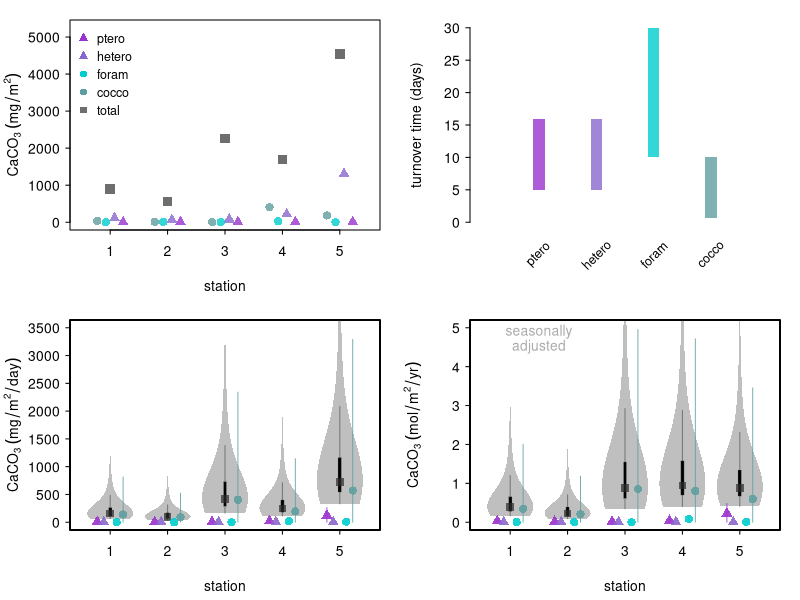

Source code (R):
#error propagation to calculate caco3 production from standing stocks and turnover times
#ziveri et al, submitted to nat. comms.

#vioplot must be installed, required for figure
require(vioplot) 

#station data
stations<- c(1,2,3,4,5)
lat<- c(22.754, 27.733, 35.267, 41.750, 49.833)

#set aesthetics
st_cols<- c("firebrick3","darkorange2","seagreen", "dodgerblue3","darkorchid3")
st_pch<- c(1,2,3,4,5)

groups<- c('ptero', 'hetero','foram','cocco')
gr_cols<- c("darkorchid3","mediumpurple3","cyan3", "cadetblue")
gr_pch<- c(17,17,16,16)


#import standing stock data
stdstk<- read.csv('stdstk.csv') #note this is unpublished data

ptero<- stdstk[,2]; ptero_sigma<- stdstk[,6]
hetero<- stdstk[,3]; hetero_sigma<- stdstk[,7]
foram<- stdstk[,4]; foram_sigma<- stdstk[,8]
coco<- stdstk[,5]; coco_sigma<- stdstk[,9]

calcite<- foram + coco
calcite_sigma<- foram_sigma + coco_sigma
aragonite<- ptero + hetero
aragonite_sigma<- ptero_sigma + hetero_sigma
tot<- calcite + aragonite
tot_sigma<- calcite_sigma + aragonite_sigma


###
#stdstk to production 

#turnover time
#set min and max turnover time in days
turnovr<-data.frame(group=c('ptero','hetero','foram','coco'),min=c(5,5,10,1/1.5), max=c(16,16,30,1/0.1))

#seasonal bias satellite PIC
satellite_pic <- read.csv('seawifs_pic_monthly_clim.csv') #seawifs pic monthly clim for each station
satellite_pic2017<- read.csv('seawifs_pic_2017.csv') #seawifs pic aug 2017 for each station
satellite_pic_annual_mean<- as.numeric(colMeans(satellite_pic, na.rm=TRUE))
satellite_pic_aug2017<- as.numeric(satellite_pic2017[8,])
seasonal_bias<- satellite_pic_aug2017/satellite_pic_annual_mean #ratio of pic Aug 2017 compared to annual climatology

#seasonal bias - zooplankton timeseries
seasonal_bias_zoo_HOTS_PAPA<- c(1.2,2) #ratio of aug/annal mean climatological zooplankton abundance from HOTS/PAPA
lat_HOTS_PAPA<-c(22.750, 50.100)
seasonal_bias_zoo<- predict(lm(seasonal_bias_zoo_HOTS_PAPA~lat_HOTS_PAPA), data.frame(lat_HOTS_PAPA=lat)) #extrapolate based on lat


#monte carlo simulation
#normal probability distributions for stdstk, flat probability distributions for turnovr time
mcmc_iterations<- 9999

p<-matrix(, nrow = mcmc_iterations, ncol = length(stations))
h<-matrix(, nrow = mcmc_iterations, ncol = length(stations))
f<-matrix(, nrow = mcmc_iterations, ncol = length(stations))
c<-matrix(, nrow = mcmc_iterations, ncol = length(stations))

ca<-matrix(, nrow = mcmc_iterations, ncol = length(stations))
a<-matrix(, nrow = mcmc_iterations, ncol = length(stations))
s<-matrix(, nrow = mcmc_iterations, ncol = length(stations))


p1<-matrix(, nrow = mcmc_iterations, ncol = length(stations))
h1<-matrix(, nrow = mcmc_iterations, ncol = length(stations))
f1<-matrix(, nrow = mcmc_iterations, ncol = length(stations))
c1<-matrix(, nrow = mcmc_iterations, ncol = length(stations))

ca1<-matrix(, nrow = mcmc_iterations, ncol = length(stations))
a1<-matrix(, nrow = mcmc_iterations, ncol = length(stations))
s1<-matrix(, nrow = mcmc_iterations, ncol = length(stations))

for(i in 1:mcmc_iterations){
	pi<- rnorm(length(ptero),ptero,ptero_sigma)*(365/runif(1,min=turnovr$min[1], max=turnovr$max[1]))
	hi<- rnorm(length(hetero),hetero,hetero_sigma)*(365/runif(1,min=turnovr$min[2], max=turnovr$max[2]))
	fi<- rnorm(length(foram),foram,foram_sigma)*(365/runif(1,min=turnovr$min[3], max=turnovr$max[3]))
	ci<- rnorm(length(coco),coco,coco_sigma)*(365/runif(1,min=turnovr$min[4], max=turnovr$max[4]))
		
	p[i,]<- pi
	h[i,]<- hi
	f[i,]<- fi
	c[i,]<- ci
	
	a[i,]<- pi + hi
	ca[i,]<- ci + fi
	s[i,]<- pi + hi + ci +fi

	#seasonal bias correction
	sbiasi<- seasonal_bias #for cocco/forams
	sbiasi_zoo<- seasonal_bias_zoo #for hetero/pteropods
		
	p1[i,]<- pi/sbiasi_zoo
	h1[i,]<- hi/sbiasi_zoo
	f1[i,]<- fi/sbiasi
	c1[i,]<- ci/sbiasi
		
	ca1[i,]<- (fi + ci)/sbiasi
	a1[i,]<- (pi + hi)/sbiasi_zoo
	s1[i,]<- ((fi + ci)/sbiasi + (pi + hi)/sbiasi_zoo)
}

#annual
ptero_annual<- apply(p, 2, quantile, probs=0.5, na.rm=TRUE); ptero_annual_lwr <- apply(p, 2, quantile, probs=0.025, na.rm=TRUE);ptero_annual_upr <- apply(p, 2, quantile, probs=0.975, na.rm=TRUE)
hetero_annual<- apply(h, 2, quantile, probs=0.5, na.rm=TRUE); hetero_annual_lwr <- apply(h, 2, quantile, probs=0.025, na.rm=TRUE);hetero_annual_upr <- apply(h, 2, quantile, probs=0.975, na.rm=TRUE)
foram_annual<- apply(f, 2, quantile, probs=0.5, na.rm=TRUE); foram_annual_lwr <- apply(f, 2, quantile, probs=0.025, na.rm=TRUE);foram_annual_upr <- apply(f, 2, quantile, probs=0.975, na.rm=TRUE)
coco_annual<- apply(c, 2, quantile, probs=0.5, na.rm=TRUE); coco_annual_lwr <- apply(c, 2, quantile, probs=0.025, na.rm=TRUE);coco_annual_upr <- apply(c, 2, quantile, probs=0.975, na.rm=TRUE) 

calcite_annual<- apply(ca, 2, quantile, probs=0.5, na.rm=TRUE); calcite_annual_lwr <- apply(ca, 2, quantile, probs=0.025, na.rm=TRUE);calcite_annual_upr <- apply(ca, 2, quantile, probs=0.975, na.rm=TRUE)
aragonite_annual<- apply(a, 2, quantile, probs=0.5, na.rm=TRUE); aragonite_annual_lwr <- apply(a, 2, quantile, probs=0.025, na.rm=TRUE);aragonite_annual_upr <- apply(a, 2, quantile, probs=0.975, na.rm=TRUE)

tot_annual<- apply(s, 2, quantile, probs=0.5, na.rm=TRUE); tot_annual_lwr <- apply(s, 2, quantile, probs=0.025, na.rm=TRUE);tot_annual_upr <- apply(s, 2, quantile, probs=0.975, na.rm=TRUE)


annual<- data.frame(stations=stations, 
ptero_annual=ptero_annual,ptero_annual_lwr=ptero_annual_lwr,ptero_annual_upr=ptero_annual_upr,
hetero_annual=hetero_annual,hetero_annual_lwr=hetero_annual_lwr, hetero_annual_upr=hetero_annual_upr,
foram_annual=foram_annual,foram_annual_lwr=foram_annual_lwr,foram_annual_upr=foram_annual_upr,
coco_annual=coco_annual,coco_annual_lwr=coco_annual_lwr,coco_annual_upr=coco_annual_upr,
calcite_annual=calcite_annual, calcite_annual_lwr=calcite_annual_lwr, calcite_annual_upr=calcite_annual_upr,
aragonite_annual=aragonite_annual,aragonite_annual_lwr=aragonite_annual_lwr,aragonite_annual_upr=aragonite_annual_upr,
tot_annual=tot_annual, tot_annual_lwr=tot_annual_lwr,tot_annual_upr=tot_annual_upr)

#export annual values, uncorrectd for seasonality
write.table(annual,file='annual_mg_m2_yr.csv', sep=',',row.names=FALSE)



#annual, seasonally corrected
ptero_annual_cor<- apply(p1, 2, quantile, probs=0.5, na.rm=TRUE); ptero_annual_cor_lwr <- apply(p1, 2, quantile, probs=0.025, na.rm=TRUE);ptero_annual_cor_upr <- apply(p1, 2, quantile, probs=0.975, na.rm=TRUE)
hetero_annual_cor<- apply(h1, 2, quantile, probs=0.5, na.rm=TRUE); hetero_annual_cor_lwr <- apply(h1, 2, quantile, probs=0.025, na.rm=TRUE);hetero_annual_cor_upr <- apply(h1, 2, quantile, probs=0.975, na.rm=TRUE)
foram_annual_cor<- apply(f1, 2, quantile, probs=0.5, na.rm=TRUE); foram_annual_cor_lwr <- apply(f1, 2, quantile, probs=0.025, na.rm=TRUE);foram_annual_cor_upr <- apply(f1, 2, quantile, probs=0.975, na.rm=TRUE)
coco_annual_cor<- apply(c1, 2, quantile, probs=0.5, na.rm=TRUE); coco_annual_cor_lwr <- apply(c1, 2, quantile, probs=0.025, na.rm=TRUE);coco_annual_cor_upr <- apply(c1, 2, quantile, probs=0.975, na.rm=TRUE) 

calcite_annual_cor<- apply(ca1, 2, quantile, probs=0.5, na.rm=TRUE); calcite_annual_cor_lwr <- apply(ca1, 2, quantile, probs=0.025, na.rm=TRUE);calcite_annual_cor_upr <- apply(ca1, 2, quantile, probs=0.975, na.rm=TRUE)
aragonite_annual_cor<- apply(a1, 2, quantile, probs=0.5, na.rm=TRUE); aragonite_annual_cor_lwr <- apply(a1, 2, quantile, probs=0.025, na.rm=TRUE);aragonite_annual_cor_upr <- apply(a1, 2, quantile, probs=0.975, na.rm=TRUE)

tot_annual_cor<- apply(s1, 2, quantile, probs=0.5, na.rm=TRUE); tot_annual_cor_lwr <- apply(s1, 2, quantile, probs=0.025, na.rm=TRUE);tot_annual_cor_upr <- apply(s1, 2, quantile, probs=0.975, na.rm=TRUE)


annual_cor<- data.frame(stations=stations, 
ptero_annual_cor=ptero_annual_cor,ptero_annual_cor_lwr=ptero_annual_cor_lwr,ptero_annual_cor_upr=ptero_annual_cor_upr,
hetero_annual_cor=hetero_annual_cor,hetero_annual_cor_lwr=hetero_annual_cor_lwr, hetero_annual_cor_upr=hetero_annual_cor_upr,
foram_annual_cor=foram_annual_cor,foram_annual_cor_lwr=foram_annual_cor_lwr,foram_annual_cor_upr=foram_annual_cor_upr,
coco_annual_cor=coco_annual_cor,coco_annual_cor_lwr=coco_annual_cor_lwr,coco_annual_cor_upr=coco_annual_cor_upr,
calcite_annual_cor=calcite_annual_cor, calcite_annual_cor_lwr=calcite_annual_cor_lwr, calcite_annual_cor_upr=calcite_annual_cor_upr,
aragonite_annual_cor=aragonite_annual_cor,aragonite_annual_cor_lwr=aragonite_annual_cor_lwr,aragonite_annual_cor_upr=aragonite_annual_cor_upr,
tot_annual_cor=tot_annual_cor, tot_annual_cor_lwr=tot_annual_cor_lwr,tot_annual_cor_upr=tot_annual_cor_upr)

#covert to mol/m2/yr
annual_cor_mol<- annual_cor/100/1000
#export annual values, correctd for seasonality in mol/m2/yr
write.table(annual_cor_mol,file='annual_cor_mol_m2_yr.csv', sep=',',row.names=FALSE)




###
#plot!
#dimensions
h=5.7
w=5.7
p<- dev.new(width=w, height=h); 
par(mfrow=c(2,2))
par(ps = 10, cex = 1, cex.main = 1); par(mgp=c(2.25,0.5,0)); par(las=1);par(tck=-0.02)
par(mar=c(3.5,3.5,1,1),xpd=TRUE)


#stndstk
plot(stations, tot, xlab='station', ylab=expression(CaCO[3]~(mg/m^2)), col=adjustcolor('grey99',alpha=0.01), pch=st_pch, xlim=c(0.5,5.5), ylim=c(0,5250))

for(i in 1:length(stations)){
	for(j in 1:length(groups)){
		points(stations[i]+0.375-0.15*j, stdstk[i,j], col=adjustcolor(gr_cols[j],alpha=0.8), pch=gr_pch[j],cex=1.1)	
	}
}

points(stations, tot, col=adjustcolor('grey37',alpha=0.9), pch=15,cex=1.3)

legend('topleft', pch=c(gr_pch,15),col=c(gr_cols,'grey43'),c(groups,'total'), cex=0.9,bty='n') #add legend


#turnover time
par(mar=c(3.5,3.5,1,1),xpd=TRUE)
plot(-1, -1, xlab='', ylab='turnover time (days)', col=adjustcolor('grey99',alpha=0.01), type='p', ylim=c(0,30),xlim=c(0,5), axes=FALSE);
axis(2, at=seq(0,30,by=5),labels=TRUE)

for(i in 1:length(groups)){
rect(i-0.1,turnovr$min[i],i+0.1,turnovr$max[i], col=adjustcolor(gr_cols[i],alpha=0.8),lty=1, lwd=1.5, border=NA)
}
text(c(1,2,3,4),-5,c('ptero', 'hetero','foram','cocco'),srt=45,cex=0.9)
 

#daily production, uncorrected for seasonality
par(mar=c(3.5,3.5,1,1),xpd=FALSE)
plot(stations, tot_annual/365, xlab='station', ylab=expression(CaCO[3]~(mg/m^2/day)), col=adjustcolor('grey99',alpha=0.01), pch=st_pch, xlim=c(0.5,5.5), ylim=c(0,3500))

for(i in 1:length(stations)){
vioplot(s[,i]/365, col=adjustcolor('grey17', alpha=0.3), horizontal=FALSE, at=i, add=TRUE,lty=1,pchMed=15, colMed=adjustcolor('grey17', alpha=0.7),cexMed=1.5,lineCol=adjustcolor('grey17', alpha=0.5),border=NA)
}

for(i in 1:length(stations)){
	lines(c(stations[i]-0.225,stations[i]-0.225), c(ptero_annual_lwr[i]/365,ptero_annual_upr[i])/365,col=adjustcolor(gr_cols[1],alpha=0.9), lwd=0.9,lty=1)
		lines(c(stations[i]-0.225/2,stations[i]-0.225/2), c(hetero_annual_lwr[i]/365,hetero_annual_upr[i])/365,col=adjustcolor(gr_cols[2],alpha=0.9), lwd=0.9,lty=1)
				lines(c(stations[i]+0.225/2,stations[i]+0.225/2), c(foram_annual_lwr[i]/365,foram_annual_upr[i])/365,col=adjustcolor(gr_cols[3],alpha=0.9), lwd=0.9,lty=1)
								lines(c(stations[i]+0.225,stations[i]+0.225), c(coco_annual_lwr[i]/365,coco_annual_upr[i])/365,col=adjustcolor(gr_cols[4],alpha=0.9), lwd=0.9,lty=1)	
	}
points(stations-0.225, ptero_annual/365,col=adjustcolor(gr_cols[1],alpha=0.9), pch=17, cex=1.1)
points(stations-0.225/2, hetero_annual/365,col=adjustcolor(gr_cols[2],alpha=0.9), pch=17, cex=1.1)
points(stations+0.225/2, foram_annual/365,col=adjustcolor(gr_cols[3],alpha=0.9), pch=16, cex=1.1)
points(stations+0.225, coco_annual/365,col=adjustcolor(gr_cols[4],alpha=0.9), pch=16, cex=1.1)


#annual production, corected for seasonality
par(mar=c(3.5,3.5,1,1),xpd=FALSE)
plot(stations, tot_annual_cor/100/1000, xlab='station', ylab=expression(CaCO[3]~(mol/m^2/yr)), col=adjustcolor('grey99',alpha=0.01), pch=st_pch, xlim=c(0.5,5.5), ylim=c(0,5))

for(i in 1:length(stations)){
vioplot(s1[,i]/100/1000, col=adjustcolor('grey17', alpha=0.3), horizontal=FALSE, at=i, add=TRUE,lty=1,pchMed=15, colMed=adjustcolor('grey17', alpha=0.7),lineCol=adjustcolor('grey17', alpha=0.5),border=NA)
}

for(i in 1:length(stations)){
	lines(c(stations[i]-0.225,stations[i]-0.225), c(ptero_annual_cor_lwr[i]/100/1000,ptero_annual_cor_upr[i])/100/1000,col=adjustcolor(gr_cols[1],alpha=0.9), lwd=0.9,lty=1)
		lines(c(stations[i]-0.225/2,stations[i]-0.225/2), c(hetero_annual_cor_lwr[i]/100/1000,hetero_annual_cor_upr[i])/100/1000,col=adjustcolor(gr_cols[2],alpha=0.9), lwd=0.9,lty=1)
				lines(c(stations[i]+0.225/2,stations[i]+0.225/2), c(foram_annual_cor_lwr[i]/100/1000,foram_annual_cor_upr[i])/100/1000,col=adjustcolor(gr_cols[3],alpha=0.9), lwd=0.9,lty=1)
								lines(c(stations[i]+0.225,stations[i]+0.225), c(coco_annual_cor_lwr[i]/100/1000,coco_annual_cor_upr[i])/100/1000,col=adjustcolor(gr_cols[4],alpha=0.9), lwd=0.9,lty=1)
		
	}
points(stations-0.225, ptero_annual_cor/100/1000,col=adjustcolor(gr_cols[1],alpha=0.9), pch=17, cex=1.1)
points(stations-0.225/2, hetero_annual_cor/100/1000,col=adjustcolor(gr_cols[2],alpha=0.9), pch=17, cex=1.1)
points(stations+0.225/2, foram_annual_cor/100/1000,col=adjustcolor(gr_cols[3],alpha=0.9), pch=16, cex=1.1)
points(stations+0.225, coco_annual_cor/100/1000,col=adjustcolor(gr_cols[4],alpha=0.9), pch=16, cex=1.1)

text(c(1.5,1.5), c(4.9,4.5),c('seasonally','adjusted'), col='grey67')
